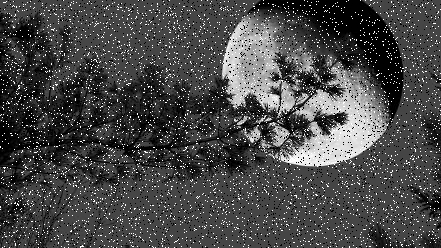
#> input picture data/images/median.bmp, 441 x 248 px
$ python median_blur.py
#> lines starting #> are read from the running program, lines starting #| are printed output that depends on the picture
"""Median blur (good at removing salt-and-pepper noise) with increasing kernel sizes."""

from pathlib import Path

import cv2 as cv
import matplotlib.pyplot as plt

IMAGES = Path(__file__).resolve().parents[2] / "data" / "images"

KERNEL_SIZES = (5, 15, 25)  # must be odd


def main():
    image = cv.imread(str(IMAGES / "median.bmp"))
#> image is the input picture: shape (248, 441, 3); min 0, max 255, mean 72.1
    if image is None:
        raise SystemExit("Image not found: data/images/median.bmp")
    image = cv.cvtColor(image, cv.COLOR_BGR2RGB)  # matplotlib expects RGB

    results = [("Original", image)]
    results += [(f"Median {k}x{k}", cv.medianBlur(image, k)) for k in KERNEL_SIZES]
#> results = 4 items

    plt.figure(figsize=(10, 10))
    for i, (title, result) in enumerate(results, start=1):
        plt.subplot(2, 2, i)
        plt.imshow(result)
        plt.title(title)
        plt.axis("off")
#> this loop made 4 passes
#> title on passes 1 to 4: 'Original', 'Median 5x5', 'Median 15x15', 'Median 25x25'

    plt.tight_layout()
    plt.show()
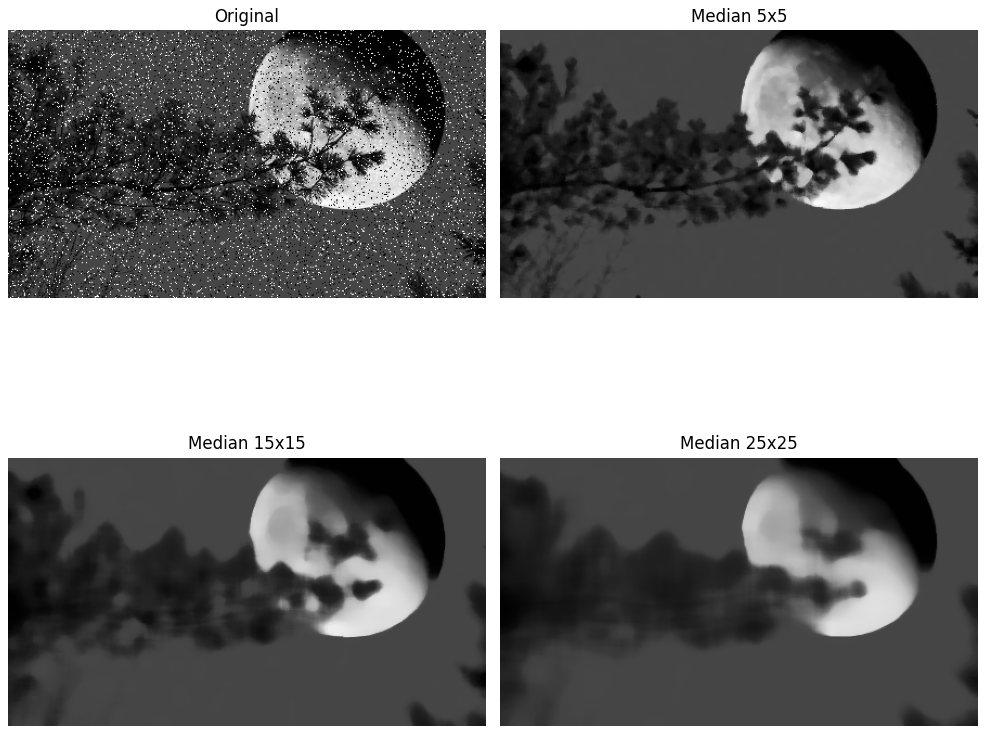
#> figure drawn by matplotlib, 4 panels


if __name__ == "__main__":
    main()

$ run again, with data/images/cards.jpg saved as data/images/median.bmp
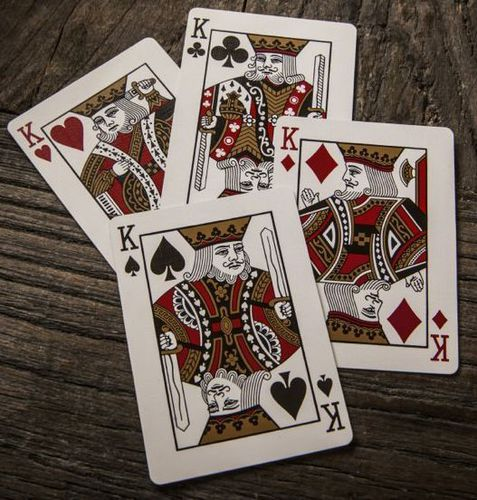
#> input picture data/images/cards.jpg, 477 x 500 px
#> in main, image is the input picture: shape (500, 477, 3); mean B, G, R 88.1, 96.6, 109.6
#> results = 4 items
#> the loop in main, `for i, (title, result) in enumerate(results, start=1):` made 4 passes
#> title on passes 1 to 4: 'Original', 'Median 5x5', 'Median 15x15', 'Median 25x25'
#> in main, `plt.show()`:
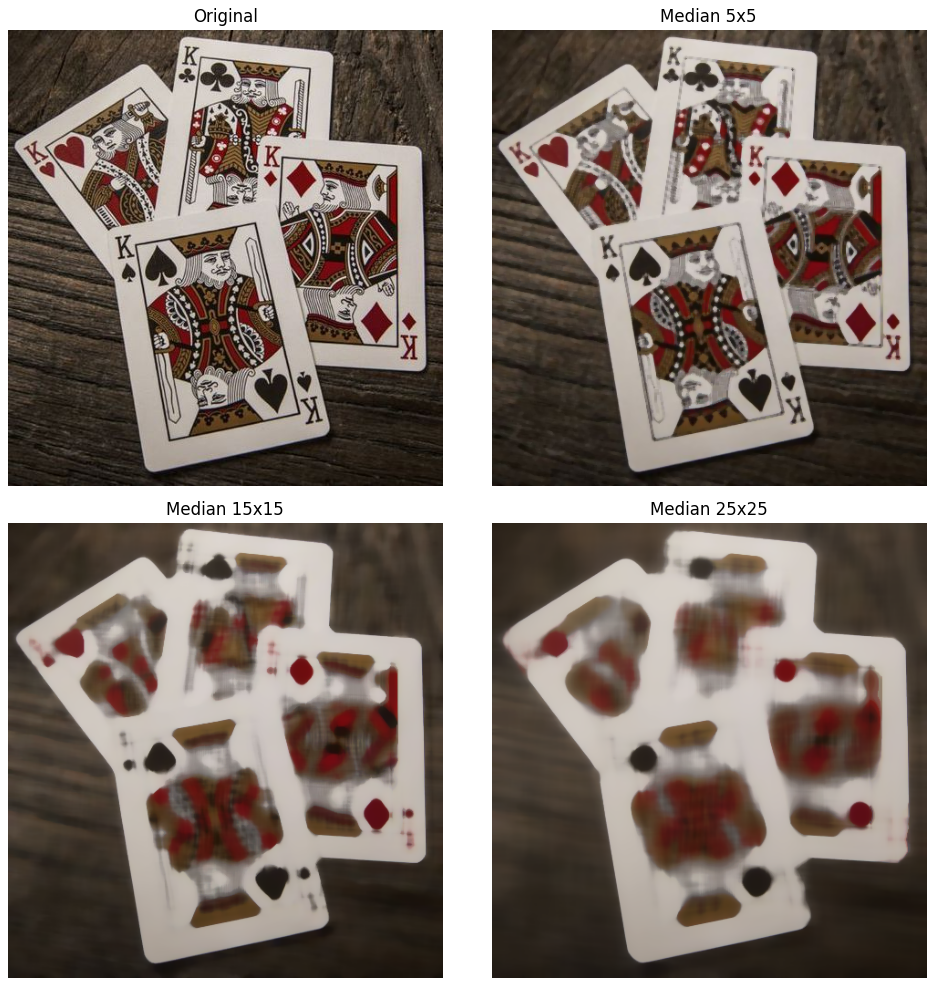
#> figure drawn by matplotlib, 4 panels
